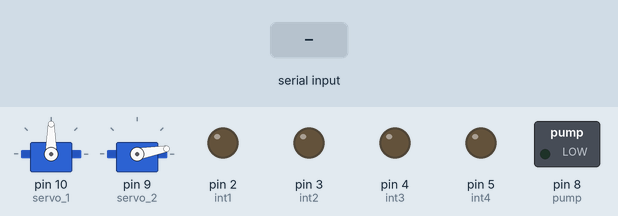
Recording of a sketch running on a simulated Arduino Uno, built with avr-gcc and run on an emulated ATmega328P. Shown: 2 × servo, switched loads named in the sketch (green lamp = pin HIGH), output pins drawn as LEDs (lit = HIGH). The inputs (shaded band) are chosen by the test bench. What the sketch prints to the serial monitor is not drawn.

Above: at 2.2 s.
2.3 s: "1\n" received over the second serial link
At 2.6 s:
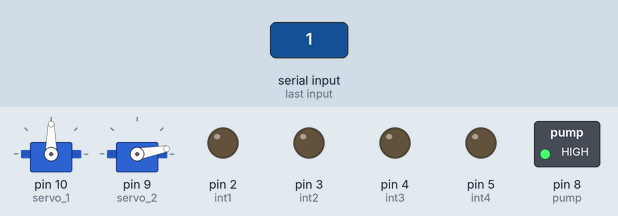
Timing chart, 0 to 5.3 s (numbered marks = the images above; inputs shaded):
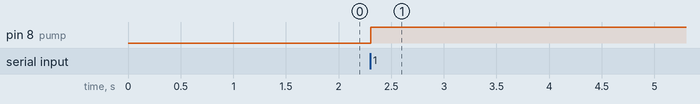

The sketch:

rose_uno_final.ino
```cpp
#include <Servo.h>
#include <SoftwareSerial.h>
SoftwareSerial BT(A0, A1);

Servo servo_1;
Servo servo_2;

int int1 = 2;
int int2 = 3;
int int3 = 4;
int int4 = 5;
int pump = 8;

int state;
int speed = 130;

int pos1 = 90;
int pos2 = 10;

void setup(){
servo_1.attach(10);
servo_2.attach(9);
servo_1.write(pos1);
servo_2.write(pos2);


pinMode(int1, OUTPUT);
pinMode(int2, OUTPUT);
pinMode(int3, OUTPUT);
pinMode(int4, OUTPUT);
pinMode(pump, OUTPUT);


Serial.begin(9600);
BT.begin(9600); // Setting the baud rate of Software Serial Library

 delay(1000);
 }

void loop(){
//if some date is sent, reads it and saves in state
if(BT.available() > 0){
state = BT.read();

if(state > 15){speed = state;}
}


   // if the state is '1' the DC motor will go forward
if (state == 1){forword();}

// if the state is '2' the motor will Backword
else if (state == 2){backword();}

// if the state is '3' the motor will turn left
else if (state == 3){turnLeft();}

// if the state is '4' the motor will turn right
else if (state == 4){turnRight();}

// if the state is '5' the motor will Stop
else if (state == 5) {stop();}

else if (state == 6) {if(pos1<170){pos1 = pos1+1;}}
else if (state == 7) {if(pos1>10){pos1 = pos1-1;}}
else if (state == 8) {    if(pos2>0){pos2 = pos2-3;}}
else if (state == 9) { if(pos2<60){pos2 = pos2+3;}}

else if (state == 10){ digitalWrite(pump, HIGH);}
else if (state == 11){ digitalWrite(pump, LOW);}
Serial.println(pos1);
servo_1.write(pos1);
servo_2.write(pos2);


}


void stop(){
    digitalWrite(int1, LOW);
    digitalWrite(int2, LOW);
    digitalWrite(int3, LOW);
    digitalWrite(int4, LOW);
}

void forword(){
    digitalWrite(int1, LOW);
    digitalWrite(int2, HIGH);
    digitalWrite(int3, LOW);
    digitalWrite(int4, HIGH);
}

void backword(){
    digitalWrite(int1, HIGH);
    digitalWrite(int2, LOW);
    digitalWrite(int3, HIGH);
    digitalWrite(int4, LOW);
}


void turnRight(){
    digitalWrite(int1, LOW);
    digitalWrite(int2, HIGH);
    digitalWrite(int3, HIGH);
    digitalWrite(int4, LOW);
}

void turnLeft(){
    digitalWrite(int1, HIGH);
    digitalWrite(int2, LOW);
    digitalWrite(int3, LOW);
    digitalWrite(int4, HIGH);
}
```

Measured:
- after the input at 2.3 s, pin 8 (pump): LOW → HIGH at once
